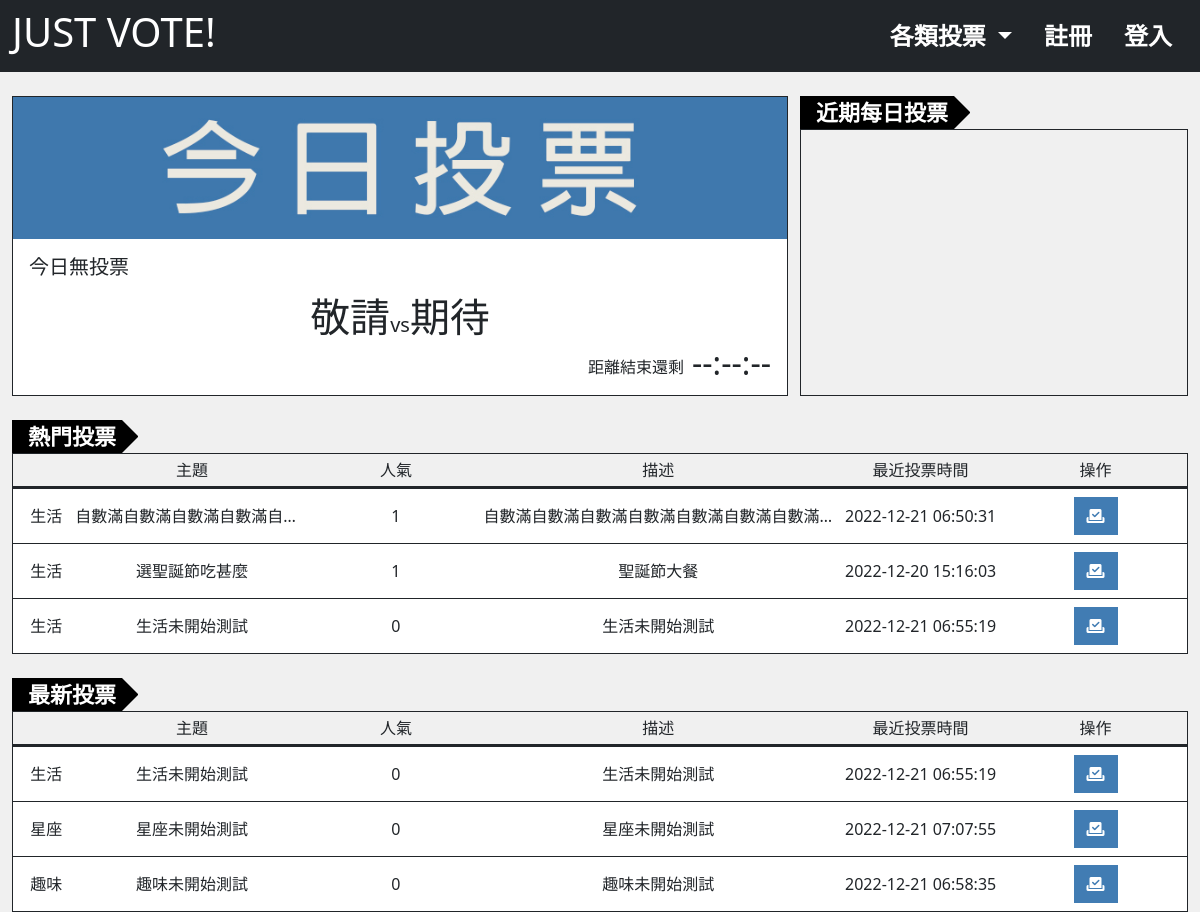
The page / on the database its author committed.
### tables this page shows
CREATE TABLE `projectvote_subject` (
  `id` int(10) UNSIGNED NOT NULL,
  `title` varchar(64) NOT NULL COMMENT '投票主題',
  `description` text DEFAULT NULL COMMENT '描述',
  `type` tinyint(3) UNSIGNED NOT NULL DEFAULT 0 COMMENT '投票類型',
  `vote` int(10) NOT NULL DEFAULT 0 COMMENT '被投票次數',
  `private` tinyint(1) NOT NULL DEFAULT 0 COMMENT '是否為私人投票',
  `category_id` int(10) UNSIGNED NOT NULL,
  `start_time` timestamp NOT NULL DEFAULT current_timestamp() COMMENT '開始時間',
  `end_time` timestamp NULL DEFAULT NULL COMMENT '結束時間',
  `created_at` timestamp NOT NULL DEFAULT current_timestamp(),
  `update_at` timestamp NOT NULL DEFAULT current_timestamp() ON UPDATE current_timestamp(),
  `check_num` int(10) UNSIGNED NOT NULL
);

CREATE TABLE `projectvote_subject_category` (
  `id` int(10) UNSIGNED NOT NULL,
  `category` varchar(32) NOT NULL
);

### db/base.php (called while the page is built, shortened)
<?php
$db = "mysql:local=localhost;charset=utf8;dbname=vote;";
$pdo = new PDO($db,"root","");
function find($table,$id){
    global $pdo;
    $sql = "SELECT * FROM  `$table`";
    if(is_array($id)){
        $input = [];
        foreach($id as $key => $value){
            $input[]="`$key`='$value'";
        }
        $sql = $sql ." WHERE ". join(" && ",$input);
    }else {
        $sql = $sql . "WHERE `id`='$id'";
    }
    return $pdo->query($sql)->fetch(PDO::FETCH_ASSOC);
}
function q($sql){
    global $pdo;
    return $pdo->query($sql)->fetchAll(PDO::FETCH_ASSOC);
}
?>

### front/main.php (the view, shortened to what this page needs)
<?php
include_once "./db/base.php";
$todaySurvey = find('projectvote_subject_daily', ['start_time' => date("Y-m-d")]);
if(!empty($todaySurvey)){
  $img = find('projectvote_upload', $todaySurvey['image']);
  $options = all('projectvote_subject_daily_options', ['subject_id' => $todaySurvey['id']]);
  $imgURL = "./upload/{$img['file_name']}";
  $active = 0;
}else{
  $todaySurvey['id']=0;
  $imgURL='./upload/daily_default.jpg';
  $todaySurvey['title']="今日無投票";
  $options=[['opt'=>'敬請'],['opt'=>'期待']];
  $todaySurvey['end_time']=0;
  $active= 1;
}
$date = date("Y-m-d H:i:s");
?>
<div class="container-xxl mt-4 section-h">
    <div class="row h-100 flex-nowrap">
      <div class="col-md-8 h-100">
        <a href="?do=vote_survey_daily&id=<?=$todaySurvey['id']?>" class="card w-100 h-100 border-1 border-dark text-dark">
          <div class="img-block overflow-hidden">
            <img src="<?=$imgURL?>" class="card-img-top obj-fit-cover w-100 h-100" alt="投票主題">
          </div>
          <div class="card-body">
            <h5 class="card-title"><?=$todaySurvey['title']?></h5>
            <p class="card-text fs-1 text-center mb-0"><?=$options[0]['opt']?><span class="fs-5">vs</span><?=$options[1]['opt']?></p>
            <footer class="d-flex align-items-end">
              <div class="timer-info ms-auto me-2">距離結束還剩</div>
              <div id="timer" class="fs-2 lh-1"  data-active="<?=$active?>" data-time="<?=$todaySurvey['end_time']?>">--:--:--</div>
            </footer>
          </div>
        </a>
      </div>
      <div class="daily-list col-md-4 d-flex flex-column ps-0 d-none d-md-flex">
        <div class="daily-list-header">
          <h3 class="section-tag">近期每日投票</h3>
        </div>
          <ul class="daily-list-item list-group flex-grow-1 border border-1 border-dark overflow-auto">
          </ul>
      </div>
    </div>
  </div>
  <div class="container-xxl mt-4">
  <h2 class="section-tag">熱門投票</h2>
  <ul class="list-group text-center">
  <li class="list-group-item d-flex align-items-center bg-transparent border-bottom border-3 border-dark p-1" aria-current="true">
    <div class="w-20">主題</div>
    <div class="w-15">人氣</div>
    <div class="w-30">描述</div>
    <div class="w-15">最近投票時間</div>
    <div class="w-15">操作</div>
  </li>
  <?php
$hot = q("SELECT * FROM `projectvote_subject` WHERE `private`='0' AND `start_time`<='$date' AND `end_time`>='$date' ORDER BY `projectvote_subject`.`vote` DESC LIMIT 3");
if (empty($hot)) {
    echo "<div class='w-100'>尚無投票</div>";
} else {
    foreach ($hot as $value) {
        $category = find('projectvote_subject_category', $value['category_id']);
        ?>
      <li class="list-group-item d-flex align-items-center border-bottom border-1 border-dark px-1">
      <div class="w-5"><?=$category['category']?></div>
      <div class="w-20 text-collapse"><?=$value['title']?></div>
      <div class="w-15"><?=$value['vote']?></div>
      <div class="w-30 text-collapse"><?=$value['description']?></div>
      <div class="w-15"><?=$value['update_at']?></div>
      <div class="w-15">
        <?php
if (isset($_SESSION['user'])) {
            if (!empty($votedId) && in_array($value['id'], $votedId)) {
                echo "<a href='?do=survey_result&id={$value['id']}' class='btn btn-main'><i class='fa-solid fa-eye'></i></a>";
            } else {
                echo "<a href='?do=vote_survey&id={$value['id']}' class='btn btn-main'><i class='fa-solid fa-check-to-slot'></i></a>";
            }
        } else {
            echo "<a href='?do=vote_survey&id={$value['id']}' class='btn btn-main'><i class='fa-solid fa-check-to-slot'></i></a>";
        }
        ?>
      </div>
    </li>
      <?php
}
}
?>
</ul>
  </div>
  <div class="container-xxl mt-4">
  <h2 class="section-tag">最新投票</h2>
  <ul class="list-group text-center border-1 border-dark">
  <li class="list-group-item d-flex align-items-center bg-transparent border-bottom border-3 border-dark p-1" aria-current="true">
    <div class="w-20">主題</div>
    <div class="w-15">人氣</div>
    <div class="w-30">描述</div>
    <div class="w-15">最近投票時間</div>
    <div class="w-15">操作</div>
  </li>
  <?php
$newSurveys = q("SELECT * FROM `projectvote_subject` WHERE `private`='0' AND `start_time`<='$date' AND `end_time`>='$date' ORDER BY `projectvote_subject`.`start_time` DESC LIMIT 3");
if (empty($newSurveys)) {
    echo "<div class='w-100'>尚無投票</div>";
} else {
    foreach ($newSurveys as $newSurvey) {
        $category = find('projectvote_subject_category', $newSurvey['category_id']);
        ?>
    <li class="list-group-item d-flex align-items-center border-bottom border-1 border-dark px-1">
    <div class="w-5"><?=$category['category']?></div>
    <div class="w-20 text-collapse"><?=$newSurvey['title']?></div>
    <div class="w-15"><?=$newSurvey['vote']?></div>
    <div class="w-30 text-collapse"><?=$newSurvey['description']?></div>
    <div class="w-15"><?=$newSurvey['update_at']?></div>
    <div class="w-15">
    <?php
if (isset($_SESSION['user'])) {
            if (!empty($votedId) && in_array($newSurvey['id'], $votedId)) {
                echo "<a href='?do=survey_result&id={$newSurvey['id']}' class='btn btn-main'><i class='fa-solid fa-eye'></i></a>";
            } else {
                echo "<a href='?do=vote_survey&id={$newSurvey['id']}' class='btn btn-main'><i class='fa-solid fa-check-to-slot'></i></a>";
            }
        } else {
            echo "<a href='?do=vote_survey&id={$newSurvey['id']}' class='btn btn-main'><i class='fa-solid fa-check-to-slot'></i></a>";
        }
        ?>
    </div>
  </li>
    <?php
}
}
?>
</ul>
  </div>

### style/all.css (style rules this page uses)
:root { --main: rgb(65, 124, 179); --main-hover: rgb(157, 194, 228); --white: rgb(255, 255, 255); --white-opacity-9: rgb(255, 255, 255,.9); --black: rgb(0, 0, 0); --black-opacity-5: rgb(0, 0, 0,.8); --black-opacity-3: rgb(0, 0, 0,.3); --gray: #F0F0F0; --gray-opacity-8: rgb(240, 240, 240,.8); --gray-heavy: #cfcfcf; --sub: #8f8f8f; --section-height: max(30vh, 300px); --section-tag-fs:1.375rem; --section-tag-arrow:calc((var(--section-tag-fs) * 1.5) / 2); --section-tag-fs-lg:2rem; --section-tag-lg-arrow:calc((var(--section-tag-fs-lg) * 1.5) / 2); }
body { background-color: var(--gray); }
a { text-decoration: none; }
.btn { white-space: nowrap; }
.btn-main { color: var(--white); background-color: var(--main); }
.section-h { height: var(--section-height); }
.obj-fit-cover { object-fit: cover; }
ol, li { list-style: none; }
.section-tag { width: fit-content; position: relative; background-color: var(--black); font-size: var(--section-tag-fs); padding-left: 16px; padding-right: 6px; margin-bottom: 0; font-weight: 700; color: var(--white); line-height: 1.5; vertical-align: middle; }
.section-tag::after { content: ''; position: absolute; top: 0; right: -1.03rem; height: 100%; border-top: var(--section-tag-arrow) solid transparent; border-bottom: var(--section-tag-arrow) solid transparent; border-left: var(--section-tag-arrow) solid var(--black); }
.btn, .card, .card-img-top, .list-group, .modal-content, .dropdown-menu, .input-group-text, .form-control, .pagination, .page-item:last-child .page-link, .page-item:first-child .page-link { border-radius: 0 ; }
.w-5 { width: 5%; }
.w-15 { width: 15%; }
.w-20 { width: 20%; }
.w-30 { width: 30%; }
.text-collapse { overflow: hidden; white-space: nowrap; text-overflow: ellipsis; }
.text-dark { color: var(--black); }
.daily-list .daily-list-item { -ms-overflow-style: none; scrollbar-width: none; }

### rows shown on the page
projectvote_subject: projectvote_subject_category.category "生活", title "自數滿自數滿自數滿自數滿自…", vote "1", description "自數滿自數滿自數滿自數滿自數滿自數滿自數滿…", update_at "2022-12-21 06:50:31"
projectvote_subject: projectvote_subject_category.category "生活", title "選聖誕節吃甚麼", vote "1", description "聖誕節大餐", update_at "2022-12-20 15:16:03"
projectvote_subject: projectvote_subject_category.category "生活", title "生活未開始測試", vote "0", description "生活未開始測試", update_at "2022-12-21 06:55:19"
projectvote_subject: projectvote_subject_category.category "星座", title "星座未開始測試", vote "0", description "星座未開始測試", update_at "2022-12-21 07:07:55"
projectvote_subject: projectvote_subject_category.category "趣味", title "趣味未開始測試", vote "0", description "趣味未開始測試", update_at "2022-12-21 06:58:35"

### other values the page prints
$todaySurvey['title'] "今日無投票"
$options[0]['opt'] "敬請"
$options[1]['opt'] "期待"
